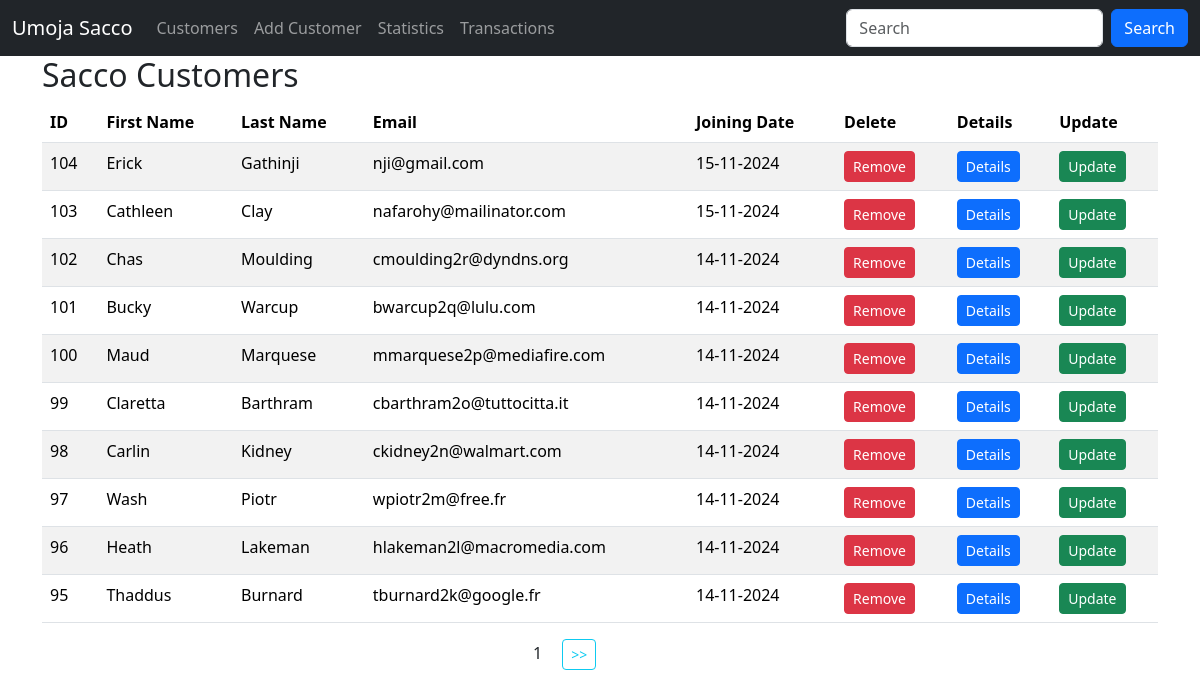
The app's page /, older data.
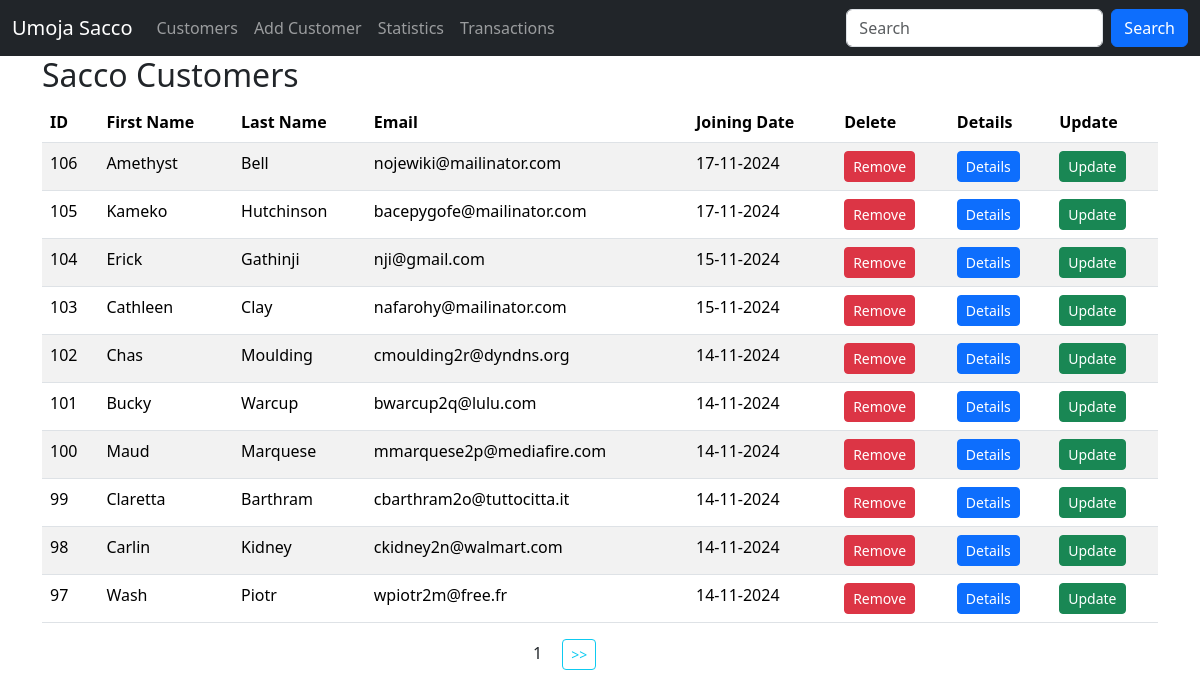
The same page, newer data.
### sacco/models.py (models this page shows, shortened)
class Customer(models.Model):
    first_name = models.CharField(max_length=30) #charfield = varchar
    last_name = models.CharField(max_length=30)
    email = models.EmailField(unique=True) #varchar + ensures email is unique
    dob = models.DateField()
    gender = models.CharField(max_length=10)
    weight = models.IntegerField(default=0)
    created_at = models.DateTimeField(auto_now_add=True)
    updated_at = models.DateTimeField(auto_now=True)
    class Meta:
        db_table = 'customers'

### sacco/views.py (the view)
# urls.py: path('', views.customers, name='customers'),  # add /customers on host url in browser if you specified 'test'
def customers(request):
    data = Customer.objects.all().order_by('-id').values() # select * from customers
    paginator = Paginator(data, 10)
    page_number = request.GET.get('page', 1) #1 is a default page loaded if the page input is missing
    try:
        paginated_data = paginator.page(page_number)
    except PageNotAnInteger | EmptyPage  :
        paginated_data = paginator.page(1) #1 is a default page loaded if the page input is invalid
    return render(request, "customers.html", {"data": paginated_data}) #note that the data object carries key paginated information. also used in the customers.html loop

### templates/customers.html (shortened to what this page needs)
{% extends 'master.html' %}
{% block content %}
    <div class="container">
        <h2>Sacco Customers</h2>
        <table class="table table-striped">
            <thead>
            <tr>
                <th>ID</th>
                <th>First Name</th>
                <th>Last Name</th>
                <th>Email</th>
                <th>Joining Date</th>
                <th>Delete</th>
                <th>Details</th>
                <th>Update</th>
            </tr>
            </thead>
            {% for customer in data.object_list %}
                <tr>
                    <td>{{ customer.id }}</td>
                    <td>{{ customer.first_name }}</td>
                    <td>{{ customer.last_name }}</td>
                    <td>{{ customer.email }}</td>
                    <td>{{ customer.created_at | date:"d-m-Y" }}</td>
                    <td>
                        <a class="btn btn-danger btn-sm" href="{% url 'delete_customer' customer.id %}">Remove</a>
                    </td>
                    <td>
                        <a class="btn btn-primary btn-sm" href="{% url 'customer_details' customer.id %}">Details</a>
                    </td>
                    <td>
                        <a class="btn btn-success btn-sm" href="{% url 'update_customer' customer.id %}">Update</a>
                    </td>
                </tr>
            {% empty %}
                <p>No customers in the sacco</p>
            {% endfor %}
        </table>
        <div class="row justify-content-center">
            <div class="col-sm-2">
                <span class="mx-3">{{ data.number }}</span>
                {% if data.has_next %}
                    <a class="btn btn-outline-info btn-sm" href="?page={{ data.next_page_number }}"> >> </a>
                {% endif %}
            </div>
        </div>
    </div>
{% endblock %}

Row changes from the older to the newer data that the page shows:
no longer on this page (row unchanged): Customer: id "96", first_name "Heath", last_name "Lakeman", email "hlakeman2l@macromedia.com", created_at "14-11-2024"
no longer on this page (row unchanged): Customer: id "95", first_name "Thaddus", last_name "Burnard", email "tburnard2k@google.fr", created_at "14-11-2024"
added Customer: id "106", first_name "Amethyst", last_name "Bell", email "nojewiki@mailinator.com", created_at "17-11-2024"
added Customer: id "105", first_name "Kameko", last_name "Hutchinson", email "bacepygofe@mailinator.com", created_at "17-11-2024"
